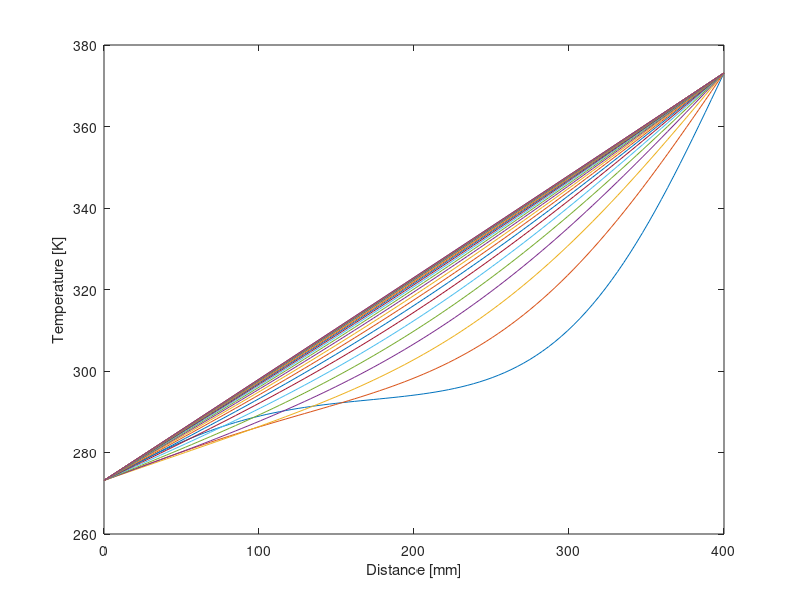
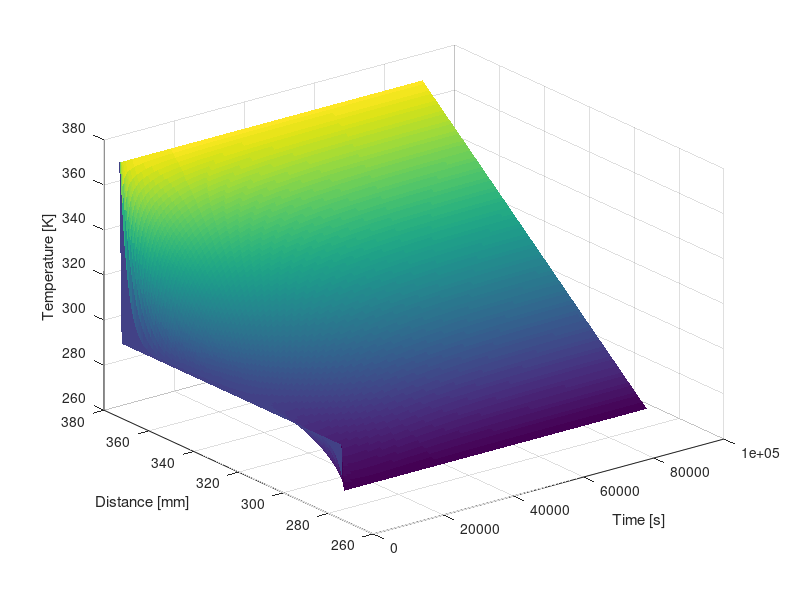

Source code (MATLAB) for these figures, in order:
%% Heat Diffusion -- Implicit Differentiation
% This is an example of the finite difference method in which we solve the
% 1-dimensional heat diffusion equation using an implicit formulation

% GEOS 518
% Spring 2016
% Ryan Dammrose

%% Close all; clear all
close all; clear all; clf;

%% Define variables for model
% Defining initial and boundary conditions.

temperatureLeftSide = 273.15; % Temperature on the left side of the rod [K]     (TL)
temperatureRightSide = 373.15; % Temperature on the right side of the rod [K]   (TR)
initialTemperature = 293.15; % Initial temperature (assumed uniform) [K]        (Ti)

% Define characteristics of the domain
leftMostCoordinate = 0; % [mm]                                                  (xL)
rightMostCoordinate = 400; % [mm]                                               (xR)
numberOfNodes = 100; % Number of nodes to simulate [d/l]                        (Nx)

% Define characteristics of model run
initialTime = 0; % Initial time [s]                                             (ti)
finalTime = 24*3600; % Final time [s]                                           (tf)
numberOfTimeSteps = 500; %                                                      (Nt)

% Define material properties
thermalDiffusivity = 1; % Thermal diffusivity of rock [mm/s]                    (Dt)

%% Model Pre-processing Steps
temperatureMatrix = zeros(numberOfNodes, numberOfTimeSteps); % A storage container for simulated temperatures 
    % (T)
temperatureVectorTp1 = zeros(numberOfNodes, 1); % Temperature vector at time t + 1 
    % (Ttp1)
temperatureVectorT = zeros(numberOfNodes, 1); % Temperature vector at time t 
    % (Tt)
spatialContainer = linspace(leftMostCoordinate, rightMostCoordinate, numberOfNodes); % A storage container for the spatial dimension [mm] 
    % (x)
timeContainer = linspace(initialTime, finalTime, numberOfTimeSteps); % A storage container for the time dimension [s] 
    % (t)
spatialResolution = spatialContainer(2) - spatialContainer(1); % [mm] 
    % (dx)
temporalResolution = timeContainer(2) - timeContainer(1); % [s] 
    % (dt)
alpha = (thermalDiffusivity * temporalResolution) / spatialResolution^2;

%% Define second difference and identity matrices
I = eye(numberOfNodes); % numberOfNodes * numberOfNodes identity matrices
Delta2 = diag(ones(numberOfNodes - 1, 1), 1) + ...
    diag(-2 * ones(numberOfNodes, 1)) + ...
    diag(ones(numberOfNodes - 1, 1), -1); % Second difference matrix

%% Main simulation Loop

for i=1:numberOfTimeSteps
    if(i==1)
        temperatureVectorTp1 = initialTemperature * ones(numberOfNodes,1); % At the initial time step, set temperatureMatrix at time t+1 equal to initialTime
        temperatureVectorTp1(1) = temperatureLeftSide;
        temperatureVectorTp1(end) = temperatureRightSide;
    else
        temperatureVectorT = temperatureMatrix(:, i - 1);
        
        % Ensure that boundary conditions are preserved each go around.
        A = I - alpha * Delta2;
        A(1, :) = [1, zeros(1, numberOfNodes-1)];
        A(numberOfNodes, :) = [zeros(1, numberOfNodes - 1), 1];
        
        temperatureVectorTp1 = pinv(A) * temperatureVectorT; % Forecast temperature distribution at t+1
        temperatureVectorTp1(1) = temperatureLeftSide;
        temperatureVectorTp1(end) = temperatureRightSide;        
    end
    
    temperatureMatrix(:, i) = temperatureVectorTp1; % Note: Colon means "all rows"
    if(mod(i, 20) == 0)
        figure(1);
        plot(spatialContainer, temperatureVectorTp1); hold on;
        xlabel('Distance [mm]');
        ylabel('Temperature [K]');
    end
end

%% Plotting results
figure(2);
surf(timeContainer, temperatureVectorTp1, temperatureMatrix, 'EdgeColor', 'None');
xlabel('Time [s]');
ylabel('Distance [mm]');
zlabel('Temperature [K]');
